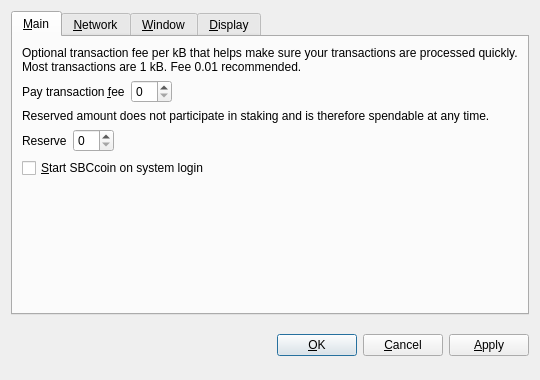
<?xml version="1.0" encoding="UTF-8"?>
<ui version="4.0">
 <class>OptionsDialog</class>
 <widget class="QDialog" name="OptionsDialog">
  <property name="geometry">
   <rect>
    <x>0</x>
    <y>0</y>
    <width>540</width>
    <height>380</height>
   </rect>
  </property>
  <property name="windowTitle">
   <string>Options</string>
  </property>
  <property name="modal">
   <bool>true</bool>
  </property>
  <layout class="QVBoxLayout" name="verticalLayout">
   <item>
    <widget class="QTabWidget" name="tabWidget">
     <property name="tabPosition">
      <enum>QTabWidget::North</enum>
     </property>
     <property name="currentIndex">
      <number>0</number>
     </property>
     <widget class="QWidget" name="tabMain">
      <attribute name="title">
       <string>&amp;Main</string>
      </attribute>
      <layout class="QVBoxLayout" name="verticalLayout_Main">
       <item>
        <widget class="QLabel" name="transactionFeeInfoLabel">
         <property name="text">
          <string>Optional transaction fee per kB that helps make sure your transactions are processed quickly. Most transactions are 1 kB. Fee 0.01 recommended.</string>
         </property>
         <property name="textFormat">
          <enum>Qt::PlainText</enum>
         </property>
         <property name="wordWrap">
          <bool>true</bool>
         </property>
        </widget>
       </item>
       <item>
        <layout class="QHBoxLayout" name="horizontalLayoutFee">
         <item>
          <widget class="QLabel" name="transactionFeeLabel">
           <property name="text">
            <string>Pay transaction &amp;fee</string>
           </property>
           <property name="textFormat">
            <enum>Qt::PlainText</enum>
           </property>
           <property name="buddy">
            <cstring>transactionFee</cstring>
           </property>
          </widget>
         </item>
         <item>
          <widget class="BitcoinAmountField" name="transactionFee"/>
         </item>
         <item>
          <spacer name="horizontalSpacerFee">
           <property name="orientation">
            <enum>Qt::Horizontal</enum>
           </property>
           <property name="sizeHint" stdset="0">
            <size>
             <width>40</width>
             <height>20</height>
            </size>
           </property>
          </spacer>
         </item>
        </layout>
       </item>
       <item>
        <widget class="QLabel" name="reserveBalanceInfoLabel">
         <property name="text">
          <string>Reserved amount does not participate in staking and is therefore spendable at any time.</string>
         </property>
         <property name="textFormat">
          <enum>Qt::PlainText</enum>
         </property>
         <property name="wordWrap">
          <bool>true</bool>
         </property>
        </widget>
       </item>
       <item>
        <layout class="QHBoxLayout" name="horizontalLayoutReserveBalance">
         <item>
          <widget class="QLabel" name="reserveBalanceLabel">
           <property name="text">
            <string>Reserve</string>
           </property>
           <property name="textFormat">
            <enum>Qt::PlainText</enum>
           </property>
           <property name="buddy">
            <cstring>reserveBalance</cstring>
           </property>
          </widget>
         </item>
         <item>
          <widget class="BitcoinAmountField" name="reserveBalance"/>
         </item>
         <item>
          <spacer name="horizontalSpacerReserveBalance">
           <property name="orientation">
            <enum>Qt::Horizontal</enum>
           </property>
           <property name="sizeHint" stdset="0">
            <size>
             <width>40</width>
             <height>20</height>
            </size>
           </property>
          </spacer>
         </item>
        </layout>
       </item>
       <item>
        <widget class="QCheckBox" name="bitcoinAtStartup">
         <property name="toolTip">
          <string>Automatically start SBCcoin after logging in to the system.</string>
         </property>
         <property name="text">
          <string>&amp;Start SBCcoin on system login</string>
         </property>
        </widget>
       </item>
       <item>
        <spacer name="verticalSpacer_Main">
         <property name="orientation">
          <enum>Qt::Vertical</enum>
         </property>
         <property name="sizeHint" stdset="0">
          <size>
           <width>20</width>
           <height>40</height>
          </size>
         </property>
        </spacer>
       </item>
      </layout>
     </widget>
     <widget class="QWidget" name="tabNetwork">
      <attribute name="title">
       <string>&amp;Network</string>
      </attribute>
      <layout class="QVBoxLayout" name="verticalLayout_Network">
       <item>
        <widget class="QCheckBox" name="mapPortUpnp">
         <property name="toolTip">
          <string>Automatically open the SBCcoin client port on the router. This only works when your router supports UPnP and it is enabled.</string>
         </property>
         <property name="text">
          <string>Map port using &amp;UPnP</string>
         </property>
        </widget>
       </item>
       <item>
        <widget class="QCheckBox" name="connectSocks">
         <property name="toolTip">
          <string>Connect to the SBCcoin network through a SOCKS proxy (e.g. when connecting through Tor).</string>
         </property>
         <property name="text">
          <string>&amp;Connect through SOCKS proxy:</string>
         </property>
        </widget>
       </item>
       <item>
        <layout class="QHBoxLayout" name="horizontalLayout_Network">
         <item>
          <widget class="QLabel" name="proxyIpLabel">
           <property name="text">
            <string>Proxy &amp;IP:</string>
           </property>
           <property name="textFormat">
            <enum>Qt::PlainText</enum>
           </property>
           <property name="buddy">
            <cstring>proxyIp</cstring>
           </property>
          </widget>
         </item>
         <item>
          <widget class="QValidatedLineEdit" name="proxyIp">
           <property name="maximumSize">
            <size>
             <width>140</width>
             <height>16777215</height>
            </size>
           </property>
           <property name="toolTip">
            <string>IP address of the proxy (e.g. 127.0.0.1)</string>
           </property>
          </widget>
         </item>
         <item>
          <widget class="QLabel" name="proxyPortLabel">
           <property name="text">
            <string>&amp;Port:</string>
           </property>
           <property name="textFormat">
            <enum>Qt::PlainText</enum>
           </property>
           <property name="buddy">
            <cstring>proxyPort</cstring>
           </property>
          </widget>
         </item>
         <item>
          <widget class="QLineEdit" name="proxyPort">
           <property name="maximumSize">
            <size>
             <width>55</width>
             <height>16777215</height>
            </size>
           </property>
           <property name="toolTip">
            <string>Port of the proxy (e.g. 9050)</string>
           </property>
          </widget>
         </item>
         <item>
          <widget class="QLabel" name="socksVersionLabel">
           <property name="text">
            <string>SOCKS &amp;Version:</string>
           </property>
           <property name="textFormat">
            <enum>Qt::PlainText</enum>
           </property>
           <property name="buddy">
            <cstring>socksVersion</cstring>
           </property>
          </widget>
         </item>
         <item>
          <widget class="QValueComboBox" name="socksVersion">
           <property name="toolTip">
            <string>SOCKS version of the proxy (e.g. 5)</string>
           </property>
          </widget>
         </item>
         <item>
          <spacer name="horizontalSpacer_Network">
           <property name="orientation">
            <enum>Qt::Horizontal</enum>
           </property>
           <property name="sizeHint" stdset="0">
            <size>
             <width>40</width>
             <height>20</height>
            </size>
           </property>
          </spacer>
         </item>
        </layout>
       </item>
       <item>
        <spacer name="verticalSpacer_Network">
         <property name="orientation">
          <enum>Qt::Vertical</enum>
         </property>
         <property name="sizeHint" stdset="0">
          <size>
           <width>20</width>
           <height>40</height>
          </size>
         </property>
        </spacer>
       </item>
      </layout>
     </widget>
     <widget class="QWidget" name="tabWindow">
      <attribute name="title">
       <string>&amp;Window</string>
      </attribute>
      <layout class="QVBoxLayout" name="verticalLayout_Window">
       <item>
        <widget class="QCheckBox" name="minimizeToTray">
         <property name="toolTip">
          <string>Show only a tray icon after minimizing the window.</string>
         </property>
         <property name="text">
          <string>&amp;Minimize to the tray instead of the taskbar</string>
         </property>
        </widget>
       </item>
       <item>
        <widget class="QCheckBox" name="minimizeOnClose">
         <property name="toolTip">
          <string>Minimize instead of exit the application when the window is closed. When this option is enabled, the application will be closed only after selecting Quit in the menu.</string>
         </property>
         <property name="text">
          <string>M&amp;inimize on close</string>
         </property>
        </widget>
       </item>
       <item>
        <spacer name="verticalSpacer_Window">
         <property name="orientation">
          <enum>Qt::Vertical</enum>
         </property>
         <property name="sizeHint" stdset="0">
          <size>
           <width>20</width>
           <height>40</height>
          </size>
         </property>
        </spacer>
       </item>
      </layout>
     </widget>
     <widget class="QWidget" name="tabDisplay">
      <attribute name="title">
       <string>&amp;Display</string>
      </attribute>
      <layout class="QVBoxLayout" name="verticalLayout_Display">
       <item>
        <layout class="QHBoxLayout" name="horizontalLayout_1_Display">
         <item>
          <widget class="QLabel" name="langLabel">
           <property name="text">
            <string>User Interface &amp;language:</string>
           </property>
           <property name="textFormat">
            <enum>Qt::PlainText</enum>
           </property>
           <property name="buddy">
            <cstring>lang</cstring>
           </property>
          </widget>
         </item>
         <item>
          <widget class="QValueComboBox" name="lang">
           <property name="toolTip">
            <string>The user interface language can be set here. This setting will take effect after restarting SBCcoin.</string>
           </property>
          </widget>
         </item>
        </layout>
       </item>
       <item>
        <layout class="QHBoxLayout" name="horizontalLayout_2_Display">
         <item>
          <widget class="QLabel" name="unitLabel">
           <property name="text">
            <string>&amp;Unit to show amounts in:</string>
           </property>
           <property name="textFormat">
            <enum>Qt::PlainText</enum>
           </property>
           <property name="buddy">
            <cstring>unit</cstring>
           </property>
          </widget>
         </item>
         <item>
          <widget class="QValueComboBox" name="unit">
           <property name="toolTip">
            <string>Choose the default subdivision unit to show in the interface and when sending coins.</string>
           </property>
          </widget>
         </item>
        </layout>
       </item>
       <item>
        <widget class="QCheckBox" name="displayAddresses">
         <property name="toolTip">
          <string>Whether to show SBCcoin addresses in the transaction list or not.</string>
         </property>
         <property name="text">
          <string>&amp;Display addresses in transaction list</string>
         </property>
        </widget>
       </item>
       <item>
        <widget class="QCheckBox" name="coinControlFeatures">
         <property name="toolTip">
          <string>Whether to show coin control features or not.</string>
         </property>
         <property name="text">
          <string>Display coin &amp;control features (experts only!)</string>
         </property>
        </widget>
       </item>
       <item>
        <spacer name="verticalSpacer_Display">
         <property name="orientation">
          <enum>Qt::Vertical</enum>
         </property>
         <property name="sizeHint" stdset="0">
          <size>
           <width>20</width>
           <height>40</height>
          </size>
         </property>
        </spacer>
       </item>
      </layout>
     </widget>
    </widget>
   </item>
   <item>
    <layout class="QHBoxLayout" name="horizontalLayout_Buttons">
     <item>
      <spacer name="horizontalSpacer_1">
       <property name="orientation">
        <enum>Qt::Horizontal</enum>
       </property>
       <property name="sizeHint" stdset="0">
        <size>
         <width>40</width>
         <height>48</height>
        </size>
       </property>
      </spacer>
     </item>
     <item>
      <widget class="QLabel" name="statusLabel">
       <property name="font">
        <font>
         <weight>75</weight>
         <bold>true</bold>
        </font>
       </property>
       <property name="text">
        <string/>
       </property>
       <property name="textFormat">
        <enum>Qt::PlainText</enum>
       </property>
       <property name="wordWrap">
        <bool>true</bool>
       </property>
      </widget>
     </item>
     <item>
      <spacer name="horizontalSpacer_2">
       <property name="orientation">
        <enum>Qt::Horizontal</enum>
       </property>
       <property name="sizeHint" stdset="0">
        <size>
         <width>40</width>
         <height>48</height>
        </size>
       </property>
      </spacer>
     </item>
     <item>
      <widget class="QPushButton" name="okButton">
       <property name="text">
        <string>&amp;OK</string>
       </property>
      </widget>
     </item>
     <item>
      <widget class="QPushButton" name="cancelButton">
       <property name="text">
        <string>&amp;Cancel</string>
       </property>
       <property name="autoDefault">
        <bool>false</bool>
       </property>
      </widget>
     </item>
     <item>
      <widget class="QPushButton" name="applyButton">
       <property name="text">
        <string>&amp;Apply</string>
       </property>
       <property name="autoDefault">
        <bool>false</bool>
       </property>
      </widget>
     </item>
    </layout>
   </item>
  </layout>
 </widget>
 <customwidgets>
  <customwidget>
   <class>BitcoinAmountField</class>
   <extends>QSpinBox</extends>
   <header>bitcoinamountfield.h</header>
  </customwidget>
  <customwidget>
   <class>QValueComboBox</class>
   <extends>QComboBox</extends>
   <header>qvaluecombobox.h</header>
  </customwidget>
  <customwidget>
   <class>QValidatedLineEdit</class>
   <extends>QLineEdit</extends>
   <header>qvalidatedlineedit.h</header>
  </customwidget>
 </customwidgets>
 <resources/>
 <connections/>
</ui>
